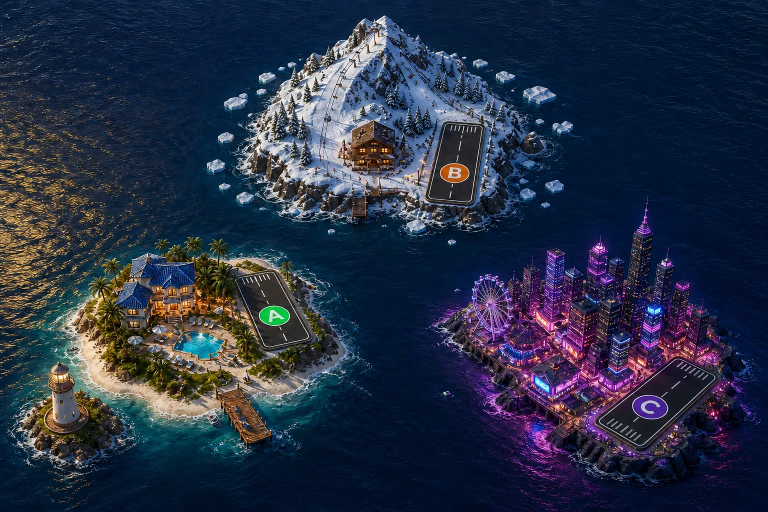
#> input picture assets-src/map-src.webp, 1536 x 1024 px (shown at 1/2 size)
$ python grid.py
#> lines starting #> are read from the running program, lines starting #| are printed output that depends on the picture
#!/usr/bin/env python3
"""Render one runway zoomed with a labelled logical-pixel grid, so corners can
be read off the map directly."""
import sys, math, json, os
from PIL import Image, ImageDraw
W,H=1280,853
base=Image.open(os.path.join(os.path.dirname(__file__),'../../assets-src/map-src.webp')).convert('RGB').resize((W,H),Image.LANCZOS)
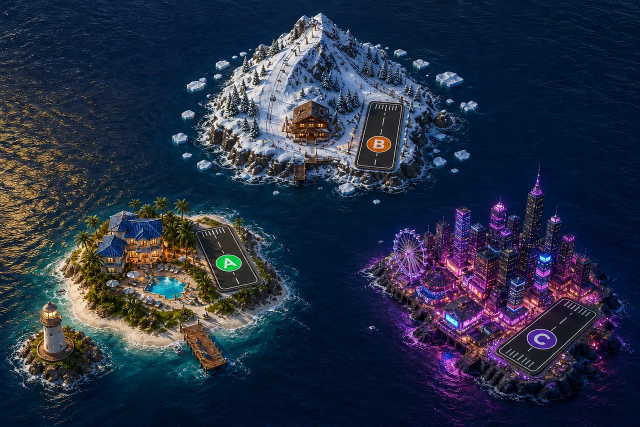
#> base: PIL image 1280x853 RGB (shown at 1/2 size); mean R, G, B 38.6, 47.8, 68.3
REG={'A':(457,524,150),'B':(762,280,150),'C':(1103,686,190)}
def render(k, quad=None, zoom=4):
    cx,cy,s=REG[k]; s=int(s*0.95)
    x0,y0=cx-s,cy-s; x1,y1=cx+s,cy+s
    im=base.crop((x0,y0,x1,y1)).resize(((x1-x0)*zoom,(y1-y0)*zoom),Image.LANCZOS)
    d=ImageDraw.Draw(im,'RGBA')
    for gx in range(x0-x0%20, x1+1, 20):
        big = gx%100==0
        X=(gx-x0)*zoom
        d.line([(X,0),(X,im.height)], fill=(255,255,255,90 if big else 34), width=2 if big else 1)
        if big: d.text((X+3,3), str(gx), fill=(255,255,0,255))
    for gy in range(y0-y0%20, y1+1, 20):
        big = gy%100==0
        Y=(gy-y0)*zoom
        d.line([(0,Y),(im.width,Y)], fill=(255,255,255,90 if big else 34), width=2 if big else 1)
        if big: d.text((3,Y+3), str(gy), fill=(255,255,0,255))
    if quad:
        pts=[((x-x0)*zoom,(y-y0)*zoom) for x,y in quad]
        d.polygon(pts, outline=(0,255,140,255), width=3)
        for i,(px,py) in enumerate(pts):
            d.ellipse([px-6,py-6,px+6,py+6], fill=(0,255,140,255))
            d.text((px+9,py-6), 'ABCD'[i], fill=(0,255,140,255))
    return im
if __name__=='__main__':
#> (the run stopped early here; a loop or call above may not have finished)
